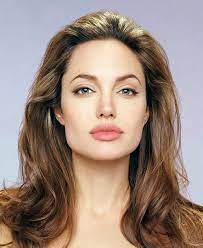
#> input picture face1.jpg, 203 x 248 px
$ python face.py
#> lines starting #> are read from the running program, lines starting #| are printed output that depends on the picture; after the words box and inside, x2 and y2 are one past the last pixel; in counts of white or black regions, pixels touching at a corner belong together
import cv2
import numpy as np

PHOTO_FACE = 'face1.jpg'
SUNGLASSES =  'sunglasses2.png'
BLUR = True
DRAW_SUNGLASSES = True
DRAW_CIRCLES = True

face_cascade = cv2.CascadeClassifier(cv2.data.haarcascades + 'haarcascade_frontalface_default.xml')
eye_cascade = cv2.CascadeClassifier(cv2.data.haarcascades + 'haarcascade_eye.xml')

img = cv2.imread(PHOTO_FACE)
#> img is the input picture: shape (248, 203, 3); mean B, G, R 126.7, 136.7, 156.8
gray = cv2.cvtColor(img, cv2.COLOR_BGR2GRAY)
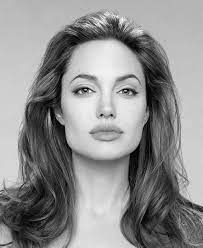
#> gray: shape (248, 203); min 0, max 253, mean 141.6

sunglasses_img = cv2.imread(SUNGLASSES, cv2.IMREAD_UNCHANGED)
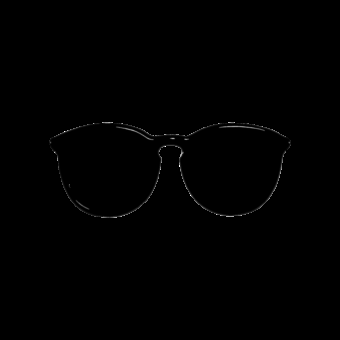
#> input picture sunglasses2.png, 340 x 340 px
#> sunglasses_img is the input picture: shape (340, 340, 4); mean B, G, R, A 0.7, 0.7, 0.7, 8.3

faces = face_cascade.detectMultiScale(gray, 1.3, 5)
#> faces = [[50, 46, 112, 112]]

for (x, y, w, h) in faces:
    roi_color = img[y:y+h, x:x+w]
    roi_gray = gray[y:y+h, x:x+w]

    face_mask = np.ones((h, w), dtype=np.uint8) * 255

    eyes = eye_cascade.detectMultiScale(roi_gray)

    if DRAW_CIRCLES:
        cv2.circle(img, (x + w // 2, y + h // 2), max(w, h) // 2, (0, 255, 0), 2)
        for (ex, ey, ew, eh) in eyes:
            eye_center = (ex + ew // 2, ey + eh // 2)
            eye_radius = max(ew, eh) // 2
            cv2.circle(img, (x + eye_center[0], y + eye_center[1]), eye_radius, (0, 0, 255), 2)

    if BLUR:
        eyes = eye_cascade.detectMultiScale(roi_gray)
        face_mask = np.zeros((h, w), dtype=np.uint8)
        face_axes = (w // 2, h // 2)
        cv2.ellipse(face_mask, (w // 2, h // 2), face_axes, 0, 0, 360, 255, -1)

        for (ex, ey, ew, eh) in eyes:
            eye_center = (ex + ew // 2, ey + eh // 2)
            eye_radius = max(ew, eh) // 2
            cv2.circle(face_mask, eye_center, eye_radius, 0, -1)

        blurred_face = cv2.GaussianBlur(roi_color, (0, 0), 30)
        roi_color[face_mask == 255] = blurred_face[face_mask == 255]

    if DRAW_SUNGLASSES and len(eyes) == 2:
        eye_x1 = min(eyes[0][0], eyes[1][0])
        eye_x2 = max(eyes[0][0] + eyes[0][2], eyes[1][0] + eyes[1][2])
        eye_width = eye_x2 - eye_x1
        sunglasses_width = eye_width * 2
        sunglasses_height = int(sunglasses_img.shape[0] * sunglasses_width / sunglasses_img.shape[1])

        new_sunglasses = cv2.resize(sunglasses_img, (sunglasses_width, sunglasses_height), interpolation=cv2.INTER_AREA)

        sg_x1 = x + eye_x1 - eye_width // 4 - 10  # по верт
        sg_y1 = y + eyes[0][1] - sunglasses_height // 5 - 50  # по диаг
        sg_x2 = sg_x1 + sunglasses_width
        sg_y2 = sg_y1 + sunglasses_height

        sg_x1 = max(sg_x1, x)
        sg_y1 = max(sg_y1, y)
        sg_x2 = min(sg_x2, x + w)
        sg_y2 = min(sg_y2, y + h)

        sunglasses_width = sg_x2 - sg_x1
        sunglasses_height = sg_y2 - sg_y1
        new_sunglasses = cv2.resize(sunglasses_img, (sunglasses_width, sunglasses_height), interpolation=cv2.INTER_AREA)

        alpha_s = new_sunglasses[:, :, 3] / 255.0
        alpha_l = 1.0 - alpha_s
        for c in range(0, 3):
            roi_color[sg_y1-y:sg_y2-y, sg_x1-x:sg_x2-x, c] = (alpha_s * new_sunglasses[:, :, c] + alpha_l * roi_color[sg_y1-y:sg_y2-y, sg_x1-x:sg_x2-x, c])
#> this loop made 1 pass
#> (x, y, w, h, face_axes, eye_x1, eye_x2) on pass 1: (50, 46, 112, 112, (56, 56), 18, 89)
#> pass 1, `roi_gray = gray[y:y+h, x:x+w]`:
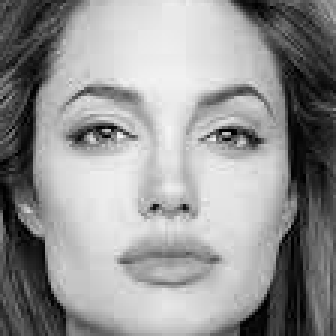
#> roi_gray: shape (112, 112) (shown 3 times larger); min 0, max 245, mean 148.4
#> pass 1, `blurred_face = cv2.GaussianBlur(roi_color, (0, 0), 30)`:
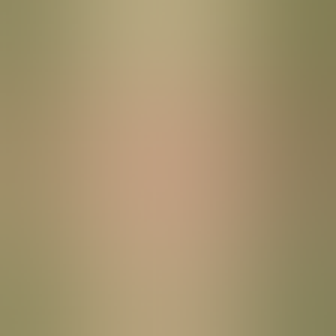
#> blurred_face: shape (112, 112, 3) (shown 3 times larger); mean B, G, R 111, 147.4, 165.2
#> after the loop:
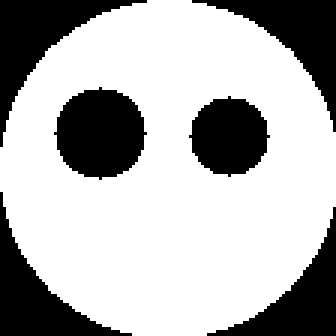
#> face_mask: shape (112, 112) (shown 3 times larger); 69.8% white; 6 black regions, box (x1, y1, x2, y2) and area: (18, 29, 49, 60) 709, (0, 0, 49, 49) 686, (64, 0, 112, 44) 639, (0, 64, 44, 112) 637, (69, 69, 112, 112) 591, (63, 32, 90, 59) 529
#> after the loop:
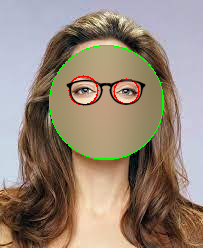
#> img: shape (248, 203, 3); 18.95% of pixels changed, all inside (x1, y1, x2, y2) = (49, 45, 164, 160)
#> after the loop:
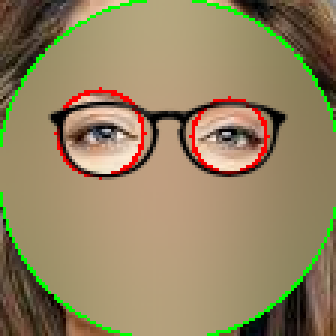
#> roi_color: shape (112, 112, 3) (shown 3 times larger); mean B, G, R 97.1, 131.9, 148.4

cv2.imshow('img', img)
cv2.waitKey(0)
cv2.destroyAllWindows()
